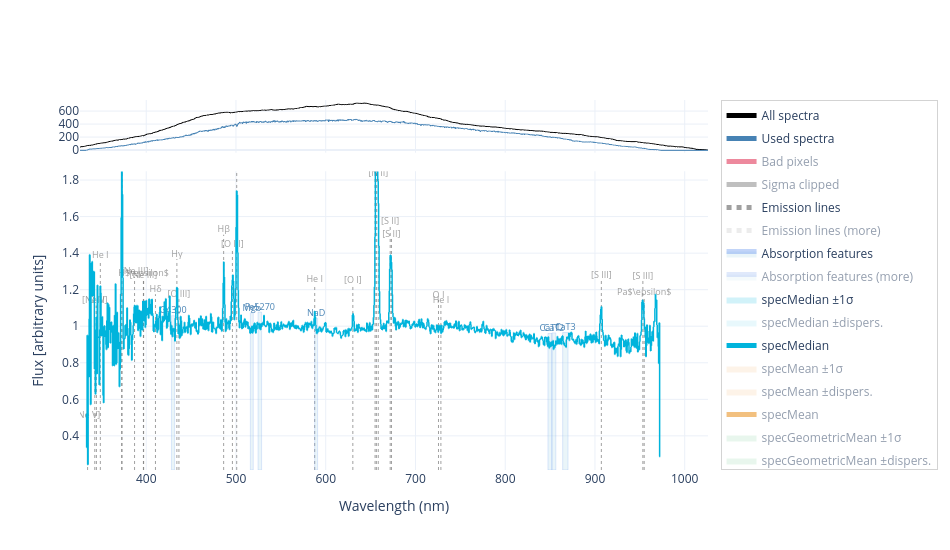
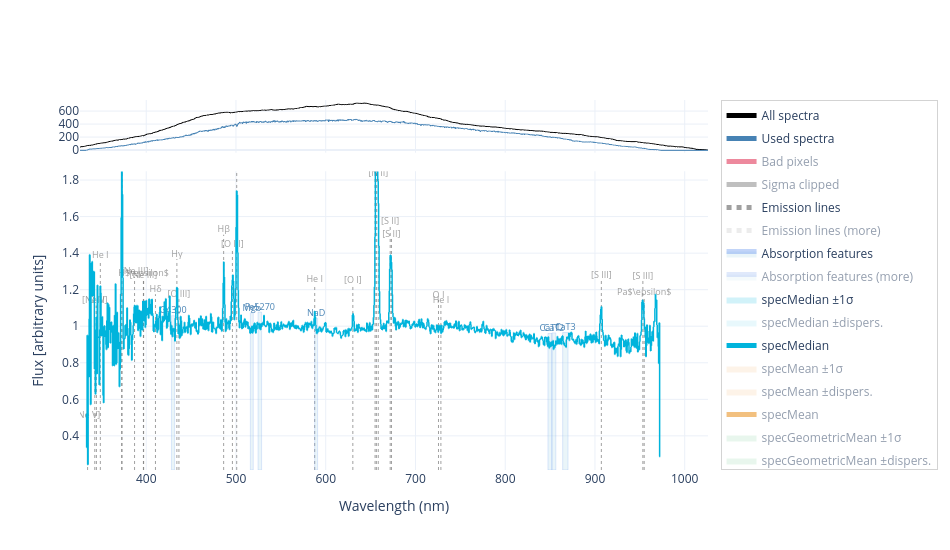

Write notebook code for charts like these, in order.
### Code cell
plotting(name_stack, width=950, height=550)

### Figure 1 — Plotly figure (JSON) as saved in the notebook; plotly's stock layout.template omitted (floating-point values rounded to 4 significant figures; data arrays with more than 128 entries replaced by an {"elided": "..."} marker saying what was removed)
{"data": [{"hovertemplate": "λ = %{x:.2f} nm<br>N = %{y:.0f}<extra>All spectra</extra>", "legendgroup": "All spectra", "line": {"color": "black", "width": 1}, "mode": "lines", "name": "All spectra", "showlegend": true, "type": "scattergl", "visible": true, "x": {"elided": "2625 float values"}, "xaxis": "x", "y": {"elided": "2625 float values"}, "yaxis": "y"}, {"hovertemplate": "λ = %{x:.2f} nm<br>N = %{y:.0f}<extra>Used spectra</extra>", "legendgroup": "Used spectra", "line": {"color": "steelblue", "width": 1}, "mode": "lines", "name": "Used spectra", "showlegend": true, "type": "scattergl", "visible": true, "x": {"elided": "2625 float values"}, "xaxis": "x", "y": {"elided": "2625 float values"}, "yaxis": "y"}, {"hovertemplate": "λ = %{x:.2f} nm<br>N = %{y:.0f}<extra>Bad pixels</extra>", "legendgroup": "Bad pixels", "line": {"color": "crimson", "width": 1}, "mode": "lines", "name": "Bad pixels", "showlegend": true, "type": "scattergl", "visible": "legendonly", "x": {"elided": "2625 float values"}, "xaxis": "x", "y": {"elided": "2625 float values"}, "yaxis": "y"}, {"hovertemplate": "λ = %{x:.2f} nm<br>N = %{y:.0f}<extra>Sigma clipped</extra>", "legendgroup": "Sigma clipped", "line": {"color": "grey", "width": 1}, "mode": "lines", "name": "Sigma clipped", "showlegend": true, "type": "scattergl", "visible": "legendonly", "x": {"elided": "2625 float values"}, "xaxis": "x", "y": {"elided": "2625 float values"}, "yaxis": "y"}, {"hoverinfo": "skip", "legendgroup": "Emission lines", "line": {"color": "rgba(120,120,120,0.7)", "dash": "dot", "width": 1}, "mode": "lines", "name": "Emission lines", "showlegend": true, "type": "scatter", "visible": true, "x": [334.7, 334.7, null, 342.7, 342.7, null, 344.5, 344.5, null, 348.9, 348.9, null, 372.7, 372.7, null, 373.0, 373.0, null, 387.0, 387.0, null, 396.9, 396.9, null, 397.1, 397.1, null, 410.3, 410.3, null, 434.2, 434.2, null, 436.4, 436.4, null, 486.3, 486.3, null, 496.0, 496.0, null, 500.8, 500.8, null, 587.7, 587.7, null, 630.2, 630.2, null, 655.0, 655.0, null, 656.5, 656.5, null, 658.5, 658.5, null, 671.8, 671.8, null, 673.3, 673.3, null, 725.6, 725.6, null, 728.3, 728.3, null, 907.1, 907.1, null, 953.4, 953.4, null, 954.9, 954.9, null, 982.7, 982.7, null, 985.3, 985.3, null, 1005.0, 1005.0, null], "xaxis": "x2", "y": [0.2132, 0.4844, null, 0.2132, 1.113, null, 0.2132, 1.113, null, 0.2132, 1.359, null, 0.2132, 2.099, null, 0.2132, 1.959, null, 0.2132, 1.271, null, 0.2132, 1.253, null, 0.2132, 1.261, null, 0.2132, 1.175, null, 0.2132, 1.368, null, 0.2132, 1.148, null, 0.2132, 1.501, null, 0.2132, 1.422, null, 0.2132, 1.89, null, 0.2132, 1.228, null, 0.2132, 1.226, null, 0.2132, 1.862, null, 0.2132, 3.27, null, 0.2132, 1.807, null, 0.2132, 1.546, null, 0.2132, 1.477, null, 0.2132, 1.144, null, 0.2132, 1.116, null, 0.2132, 1.251, null, 0.2132, 1.248, null, 0.2132, 1.156, null, 0.2132, null, null, 0.2132, null, null, 0.2132, null, null], "yaxis": "y2"}, {"hovertemplate": ["<b>[Ne V]</b><br>λ = 334.68 nm<extra></extra>", "<b>[Ne V]</b><br>λ = 342.69 nm<extra></extra>", "<b>O III</b><br>λ = 344.50 nm<extra></extra>", "<b>He I</b><br>λ = 348.87 nm<extra></extra>", "<b>[O II]</b><br>λ = 372.71 nm<extra></extra>", "<b>[O II]</b><br>λ = 372.99 nm<extra></extra>", "<b>[Ne III]</b><br>λ = 386.99 nm<extra></extra>", "<b>[Ne III]</b><br>λ = 396.86 nm<extra></extra>", "<b>H$\\epsilon$</b><br>λ = 397.12 nm<extra></extra>", "<b>Hδ</b><br>λ = 410.29 nm<extra></extra>", "<b>Hγ</b><br>λ = 434.17 nm<extra></extra>", "<b>[O III]</b><br>λ = 436.44 nm<extra></extra>", "<b>Hβ</b><br>λ = 486.27 nm<extra></extra>", "<b>[O III]</b><br>λ = 496.03 nm<extra></extra>", "<b>[O III]</b><br>λ = 500.82 nm<extra></extra>", "<b>He I</b><br>λ = 587.73 nm<extra></extra>", "<b>[O I]</b><br>λ = 630.20 nm<extra></extra>", "<b>[N II]</b><br>λ = 654.99 nm<extra></extra>", "<b>Hα</b><br>λ = 656.46 nm<extra></extra>", "<b>[N II]</b><br>λ = 658.53 nm<extra></extra>", "<b>[S II]</b><br>λ = 671.83 nm<extra></extra>", "<b>[S II]</b><br>λ = 673.27 nm<extra></extra>", "<b>O I</b><br>λ = 725.64 nm<extra></extra>", "<b>He I</b><br>λ = 728.34 nm<extra></extra>", "<b>[S III]</b><br>λ = 907.11 nm<extra></extra>", "<b>[S III]</b><br>λ = 953.37 nm<extra></extra>", "<b>Pa$\\epsilon$</b><br>λ = 954.86 nm<extra></extra>", "<b>[C I]</b><br>λ = 982.68 nm<extra></extra>", "<b>[C I]</b><br>λ = 985.30 nm<extra></extra>", "<b>Paδ</b><br>λ = 1005.21 nm<extra></extra>"], "legendgroup": "Emission lines", "mode": "text", "name": "Emission lines", "showlegend": false, "text": ["[Ne V]", "[Ne V]", "O III", "He I", "[O II]", "[O II]", "[Ne III]", "[Ne III]", "H$\\epsilon$", "Hδ", "Hγ", "[O III]", "Hβ", "[O III]", "[O III]", "He I", "[O I]", "[N II]", "Hα", "[N II]", "[S II]", "[S II]", "O I", "He I", "[S III]", "[S III]", "Pa$\\epsilon$", "[C I]", "[C I]", "Paδ"], "textfont": {"color": "rgba(120,120,120,0.7)", "size": 9}, "textposition": "top center", "type": "scatter", "visible": true, "x": [334.7, 342.7, 344.5, 348.9, 372.7, 373.0, 387.0, 396.9, 397.1, 410.3, 434.2, 436.4, 486.3, 496.0, 500.8, 587.7, 630.2, 655.0, 656.5, 658.5, 671.8, 673.3, 725.6, 728.3, 907.1, 953.4, 954.9, 982.7, 985.3, 1005.0], "xaxis": "x2", "y": [0.4844, 1.113, 1.113, 1.359, 2.099, 1.959, 1.271, 1.253, 1.261, 1.175, 1.368, 1.148, 1.501, 1.422, 1.89, 1.228, 1.226, 1.862, 3.27, 1.807, 1.546, 1.477, 1.144, 1.116, 1.251, 1.248, 1.156, null, null, null], "yaxis": "y2"}, {"hoverinfo": "skip", "legendgroup": "Emission lines (more)", "line": {"color": "rgba(180,180,180,0.5)", "dash": "dot", "width": 1}, "mode": "lines", "name": "Emission lines (more)", "showlegend": true, "type": "scatter", "visible": "legendonly", "x": {"elided": "432 float values"}, "xaxis": "x2", "y": {"elided": "432 float values"}, "yaxis": "y2"}, {"hovertemplate": {"elided": "144 str values"}, "legendgroup": "Emission lines (more)", "mode": "text", "name": "Emission lines (more)", "showlegend": false, "text": {"elided": "144 str values"}, "textfont": {"color": "rgba(180,180,180,0.5)", "size": 9}, "textposition": "top center", "type": "scatter", "visible": "legendonly", "x": {"elided": "144 float values"}, "xaxis": "x2", "y": {"elided": "144 float values"}, "yaxis": "y2"}, {"fill": "toself", "fillcolor": "rgba(173,216,230,0.25)", "hoverinfo": "skip", "legendgroup": "Absorption features", "line": {"color": "rgba(100,149,237,0.4)", "width": 0.5}, "mode": "lines", "name": "Absorption features", "showlegend": true, "type": "scatter", "visible": true, "x": [428.1, 431.6, 431.6, 428.1, 428.1, null, 516.0, 519.3, 519.3, 516.0, 516.0, null, 524.6, 528.6, 528.6, 524.6, 524.6, null, 587.7, 590.9, 590.9, 587.7, 587.7, null, 847.6, 852, 852, 847.6, 847.6, null, 852, 856.4, 856.4, 852, 852, null, 864, 870, 870, 864, 864, null], "xaxis": "x2", "y": [0.2132, 0.2132, 1.058, 1.058, 0.2132, null, 0.2132, 0.2132, 1.073, 1.073, 0.2132, null, 0.2132, 0.2132, 1.077, 1.077, 0.2132, null, 0.2132, 0.2132, 1.043, 1.043, 0.2132, null, 0.2132, 0.2132, 0.9602, 0.9602, 0.2132, null, 0.2132, 0.2132, 0.9635, 0.9635, 0.2132, null, 0.2132, 0.2132, 0.9656, 0.9656, 0.2132, null], "yaxis": "y2"}, {"hovertemplate": ["<b>G4300</b><br>λ = 429.89 nm<extra></extra>", "<b>Mgb</b><br>λ = 517.64 nm<extra></extra>", "<b>Fe5270</b><br>λ = 526.56 nm<extra></extra>", "<b>NaD</b><br>λ = 589.31 nm<extra></extra>", "<b>CaT1</b><br>λ = 849.80 nm<extra></extra>", "<b>CaT2</b><br>λ = 854.20 nm<extra></extra>", "<b>CaT3</b><br>λ = 867.00 nm<extra></extra>"], "legendgroup": "Absorption features", "mode": "text", "name": "Absorption features", "showlegend": false, "text": ["G4300", "Mgb", "Fe5270", "NaD", "CaT1", "CaT2", "CaT3"], "textfont": {"color": "steelblue", "size": 9}, "textposition": "top center", "type": "scatter", "visible": true, "x": [429.9, 517.6, 526.6, 589.3, 849.8, 854.2, 867], "xaxis": "x2", "y": [1.058, 1.073, 1.077, 1.043, 0.9602, 0.9635, 0.9656], "yaxis": "y2"}, {"fill": "toself", "fillcolor": "rgba(173,216,230,0.25)", "hoverinfo": "skip", "legendgroup": "Absorption features (more)", "line": {"color": "rgba(100,149,237,0.4)", "width": 0.5}, "mode": "lines", "name": "Absorption features (more)", "showlegend": true, "type": "scatter", "visible": "legendonly", "x": [422.2, 423.5, 423.5, 422.2, 422.2, null, 436.9, 442.0, 442.0, 436.9, 436.9, null, 445.2, 447.5, 447.5, 445.2, 445.2, null, 451.4, 455.9, 455.9, 451.4, 451.4, null, 463.4, 472.0, 472.0, 463.4, 463.4, null, 497.8, 505.4, 505.4, 497.8, 497.8, null, 506.9, 513.4, 513.4, 506.9, 506.9, null, 515.4, 519.7, 519.7, 515.4, 515.4, null, 531.2, 535.2, 535.2, 531.2, 531.2, null, 538.8, 541.5, 541.5, 538.8, 538.8, null, 569.7, 572.0, 572.0, 569.7, 569.7, null, 577.7, 579.7, 579.7, 577.7, 577.7, null, 593.7, 599.4, 599.4, 593.7, 593.7, null, 619.0, 627.2, 627.2, 619.0, 619.0, null, 917, 947, 947, 917, 917, null], "xaxis": "x2", "y": [0.2132, 0.2132, 1.064, 1.064, 0.2132, null, 0.2132, 0.2132, 1.029, 1.029, 0.2132, null, 0.2132, 0.2132, 1.05, 1.05, 0.2132, null, 0.2132, 0.2132, 1.093, 1.093, 0.2132, null, 0.2132, 0.2132, 1.065, 1.065, 0.2132, null, 0.2132, 0.2132, 1.53, 1.53, 0.2132, null, 0.2132, 0.2132, 1.072, 1.072, 0.2132, null, 0.2132, 0.2132, 1.068, 1.068, 0.2132, null, 0.2132, 0.2132, 1.071, 1.071, 0.2132, null, 0.2132, 0.2132, 1.054, 1.054, 0.2132, null, 0.2132, 0.2132, 1.06, 1.06, 0.2132, null, 0.2132, 0.2132, 1.061, 1.061, 0.2132, null, 0.2132, 0.2132, 1.056, 1.056, 0.2132, null, 0.2132, 0.2132, 1.033, 1.033, 0.2132, null, 0.2132, 0.2132, 0.9648, 0.9648, 0.2132, null], "yaxis": "y2"}, {"hovertemplate": ["<b>Ca4227</b><br>λ = 422.85 nm<extra></extra>", "<b>Fe4383</b><br>λ = 439.48 nm<extra></extra>", "<b>Ca4455</b><br>λ = 446.34 nm<extra></extra>", "<b>Fe4531</b><br>λ = 453.68 nm<extra></extra>", "<b>Fe4668</b><br>λ = 467.71 nm<extra></extra>", "<b>Fe5015</b><br>λ = 501.59 nm<extra></extra>", "<b>Mg1</b><br>λ = 510.16 nm<extra></extra>", "<b>Mg2</b><br>λ = 517.54 nm<extra></extra>", "<b>Fe5335</b><br>λ = 533.21 nm<extra></extra>", "<b>Fe5406</b><br>λ = 540.12 nm<extra></extra>", "<b>Fe5709</b><br>λ = 570.85 nm<extra></extra>", "<b>Fe5782</b><br>λ = 578.66 nm<extra></extra>", "<b>TiO1</b><br>λ = 596.54 nm<extra></extra>", "<b>TiO2</b><br>λ = 623.09 nm<extra></extra>", "<b>ZrO</b><br>λ = 932.00 nm<extra></extra>"], "legendgroup": "Absorption features (more)", "mode": "text", "name": "Absorption features (more)", "showlegend": false, "text": ["Ca4227", "Fe4383", "Ca4455", "Fe4531", "Fe4668", "Fe5015", "Mg1", "Mg2", "Fe5335", "Fe5406", "Fe5709", "Fe5782", "TiO1", "TiO2", "ZrO"], "textfont": {"color": "steelblue", "size": 9}, "textposition": "top center", "type": "scatter", "visible": "legendonly", "x": [422.9, 439.5, 446.3, 453.7, 467.7, 501.6, 510.2, 517.5, 533.2, 540.1, 570.9, 578.7, 596.5, 623.1, 932], "xaxis": "x2", "y": [1.064, 1.029, 1.05, 1.093, 1.065, 1.53, 1.072, 1.068, 1.071, 1.054, 1.06, 1.061, 1.056, 1.033, 0.9648], "yaxis": "y2"}, {"hoverinfo": "skip", "legendgroup": "specMedian_error", "line": {"color": "rgba(0,0,0,0)"}, "mode": "lines", "showlegend": false, "type": "scattergl", "visible": true, "x": {"elided": "2625 float values"}, "xaxis": "x2", "y": {"elided": "2625 float values"}, "yaxis": "y2"}, {"fill": "tonexty", "fillcolor": "rgba(0, 180, 220, 0.18)", "hoverinfo": "skip", "legendgroup": "specMedian_error", "line": {"color": "rgba(0,0,0,0)"}, "mode": "lines", "name": "specMedian ±1σ", "showlegend": true, "type": "scattergl", "visible": true, "x": {"elided": "2625 float values"}, "xaxis": "x2", "y": {"elided": "2625 float values"}, "yaxis": "y2"}, {"hoverinfo": "skip", "legendgroup": "specMedian_dispersion", "line": {"color": "rgba(0,0,0,0)"}, "mode": "lines", "showlegend": false, "type": "scattergl", "visible": "legendonly", "x": {"elided": "2625 float values"}, "xaxis": "x2", "y": {"elided": "2625 float values"}, "yaxis": "y2"}, {"fill": "tonexty", "fillcolor": "rgba(0, 180, 220, 0.18)", "hoverinfo": "skip", "legendgroup": "specMedian_dispersion", "line": {"color": "rgba(0,0,0,0)"}, "mode": "lines", "name": "specMedian ±dispers.", "showlegend": true, "type": "scattergl", "visible": "legendonly", "x": {"elided": "2625 float values"}, "xaxis": "x2", "y": {"elided": "2625 float values"}, "yaxis": "y2"}, {"hovertemplate": "λ = %{x:.2f} nm<br>Flux = %{y:.4g}<extra>specMedian</extra>", "legendgroup": "specMedian", "line": {"color": "rgba(0, 180, 220, 1)", "width": 1.5}, "mode": "lines", "name": "specMedian", "showlegend": true, "type": "scattergl", "visible": true, "x": {"elided": "2625 float values"}, "xaxis": "x2", "y": {"elided": "2625 float values"}, "yaxis": "y2"}, {"hoverinfo": "skip", "legendgroup": "specMean_error", "line": {"color": "rgba(0,0,0,0)"}, "mode": "lines", "showlegend": false, "type": "scattergl", "visible": "legendonly", "x": {"elided": "2625 float values"}, "xaxis": "x2", "y": {"elided": "2625 float values"}, "yaxis": "y2"}, {"fill": "tonexty", "fillcolor": "rgba(230, 130, 0, 0.18)", "hoverinfo": "skip", "legendgroup": "specMean_error", "line": {"color": "rgba(0,0,0,0)"}, "mode": "lines", "name": "specMean ±1σ", "showlegend": true, "type": "scattergl", "visible": "legendonly", "x": {"elided": "2625 float values"}, "xaxis": "x2", "y": {"elided": "2625 float values"}, "yaxis": "y2"}, {"hoverinfo": "skip", "legendgroup": "specMean_dispersion", "line": {"color": "rgba(0,0,0,0)"}, "mode": "lines", "showlegend": false, "type": "scattergl", "visible": "legendonly", "x": {"elided": "2625 float values"}, "xaxis": "x2", "y": {"elided": "2625 float values"}, "yaxis": "y2"}, {"fill": "tonexty", "fillcolor": "rgba(230, 130, 0, 0.18)", "hoverinfo": "skip", "legendgroup": "specMean_dispersion", "line": {"color": "rgba(0,0,0,0)"}, "mode": "lines", "name": "specMean ±dispers.", "showlegend": true, "type": "scattergl", "visible": "legendonly", "x": {"elided": "2625 float values"}, "xaxis": "x2", "y": {"elided": "2625 float values"}, "yaxis": "y2"}, {"hovertemplate": "λ = %{x:.2f} nm<br>Flux = %{y:.4g}<extra>specMean</extra>", "legendgroup": "specMean", "line": {"color": "rgba(230, 130, 0, 1)", "width": 1.5}, "mode": "lines", "name": "specMean", "showlegend": true, "type": "scattergl", "visible": "legendonly", "x": {"elided": "2625 float values"}, "xaxis": "x2", "y": {"elided": "2625 float values"}, "yaxis": "y2"}, {"hoverinfo": "skip", "legendgroup": "specGeometricMean_error", "line": {"color": "rgba(0,0,0,0)"}, "mode": "lines", "showlegend": false, "type": "scattergl", "visible": "legendonly", "x": {"elided": "2625 float values"}, "xaxis": "x2", "y": {"elided": "2625 float values"}, "yaxis": "y2"}, {"fill": "tonexty", "fillcolor": "rgba(0, 160, 60, 0.18)", "hoverinfo": "skip", "legendgroup": "specGeometricMean_error", "line": {"color": "rgba(0,0,0,0)"}, "mode": "lines", "name": "specGeometricMean ±1σ", "showlegend": true, "type": "scattergl", "visible": "legendonly", "x": {"elided": "2625 float values"}, "xaxis": "x2", "y": {"elided": "2625 float values"}, "yaxis": "y2"}, {"hoverinfo": "skip", "legendgroup": "specGeometricMean_dispersion", "line": {"color": "rgba(0,0,0,0)"}, "mode": "lines", "showlegend": false, "type": "scattergl", "visible": "legendonly", "x": {"elided": "2625 float values"}, "xaxis": "x2", "y": {"elided": "2625 float values"}, "yaxis": "y2"}, {"fill": "tonexty", "fillcolor": "rgba(0, 160, 60, 0.18)", "hoverinfo": "skip", "legendgroup": "specGeometricMean_dispersion", "line": {"color": "rgba(0,0,0,0)"}, "mode": "lines", "name": "specGeometricMean ±dispers.", "showlegend": true, "type": "scattergl", "visible": "legendonly", "x": {"elided": "2625 float values"}, "xaxis": "x2", "y": {"elided": "2625 float values"}, "yaxis": "y2"}, {"hovertemplate": "λ = %{x:.2f} nm<br>Flux = %{y:.4g}<extra>specGeometricMean</extra>", "legendgroup": "specGeometricMean", "line": {"color": "rgba(0, 160, 60, 1)", "width": 1.5}, "mode": "lines", "name": "specGeometricMean", "showlegend": true, "type": "scattergl", "visible": "legendonly", "x": {"elided": "2625 float values"}, "xaxis": "x2", "y": {"elided": "2625 float values"}, "yaxis": "y2"}, {"hoverinfo": "skip", "legendgroup": "specWeightedMean_error", "line": {"color": "rgba(0,0,0,0)"}, "mode": "lines", "showlegend": false, "type": "scattergl", "visible": "legendonly", "x": {"elided": "2625 float values"}, "xaxis": "x2", "y": {"elided": "2625 float values"}, "yaxis": "y2"}, {"fill": "tonexty", "fillcolor": "rgba(140, 0, 180, 0.18)", "hoverinfo": "skip", "legendgroup": "specWeightedMean_error", "line": {"color": "rgba(0,0,0,0)"}, "mode": "lines", "name": "specWeightedMean ±1σ", "showlegend": true, "type": "scattergl", "visible": "legendonly", "x": {"elided": "2625 float values"}, "xaxis": "x2", "y": {"elided": "2625 float values"}, "yaxis": "y2"}, {"hoverinfo": "skip", "legendgroup": "specWeightedMean_dispersion", "line": {"color": "rgba(0,0,0,0)"}, "mode": "lines", "showlegend": false, "type": "scattergl", "visible": "legendonly", "x": {"elided": "2625 float values"}, "xaxis": "x2", "y": {"elided": "2625 float values"}, "yaxis": "y2"}, {"fill": "tonexty", "fillcolor": "rgba(140, 0, 180, 0.18)", "hoverinfo": "skip", "legendgroup": "specWeightedMean_dispersion", "line": {"color": "rgba(0,0,0,0)"}, "mode": "lines", "name": "specWeightedMean ±dispers.", "showlegend": true, "type": "scattergl", "visible": "legendonly", "x": {"elided": "2625 float values"}, "xaxis": "x2", "y": {"elided": "2625 float values"}, "yaxis": "y2"}, {"hovertemplate": "λ = %{x:.2f} nm<br>Flux = %{y:.4g}<extra>specWeightedMean</extra>", "legendgroup": "specWeightedMean", "line": {"color": "rgba(140, 0, 180, 1)", "width": 1.5}, "mode": "lines", "name": "specWeightedMean", "showlegend": true, "type": "scattergl", "visible": "legendonly", "x": {"elided": "2625 float values"}, "xaxis": "x2", "y": {"elided": "2625 float values"}, "yaxis": "y2"}], "layout": {"height": 550, "hoverlabel": {"bgcolor": "white", "font": {"size": 12}}, "legend": {"bordercolor": "lightgrey", "borderwidth": 1, "groupclick": "togglegroup", "itemsizing": "constant", "orientation": "v", "tracegroupgap": 4, "x": 1.02, "xanchor": "left", "y": 1, "yanchor": "top"}, "margin": {"r": 200}, "uirevision": "constant", "width": 950, "xaxis": {"anchor": "y", "domain": [0, 1], "matches": "x2", "range": [326.2, 1026.0], "showticklabels": false}, "xaxis2": {"anchor": "y2", "domain": [0, 1], "range": [326.2, 1026.0], "title": {"text": "Wavelength (nm)"}}, "yaxis": {"anchor": "x", "domain": [0.8575, 1]}, "yaxis2": {"anchor": "x2", "domain": [0, 0.8075], "range": [0.2132, 1.848], "title": {"text": "Flux [arbitrary units]"}}}}

### Figure 2 — Plotly figure (JSON) as saved in the notebook; plotly's stock layout.template omitted (floating-point values rounded to 4 significant figures; data arrays with more than 128 entries replaced by an {"elided": "..."} marker saying what was removed)
{"data": [{"hovertemplate": "λ = %{x:.2f} nm<br>N = %{y:.0f}<extra>All spectra</extra>", "legendgroup": "All spectra", "line": {"color": "black", "width": 1}, "mode": "lines", "name": "All spectra", "showlegend": true, "type": "scattergl", "visible": true, "x": {"elided": "2625 float values"}, "xaxis": "x", "y": {"elided": "2625 float values"}, "yaxis": "y"}, {"hovertemplate": "λ = %{x:.2f} nm<br>N = %{y:.0f}<extra>Used spectra</extra>", "legendgroup": "Used spectra", "line": {"color": "steelblue", "width": 1}, "mode": "lines", "name": "Used spectra", "showlegend": true, "type": "scattergl", "visible": true, "x": {"elided": "2625 float values"}, "xaxis": "x", "y": {"elided": "2625 float values"}, "yaxis": "y"}, {"hovertemplate": "λ = %{x:.2f} nm<br>N = %{y:.0f}<extra>Bad pixels</extra>", "legendgroup": "Bad pixels", "line": {"color": "crimson", "width": 1}, "mode": "lines", "name": "Bad pixels", "showlegend": true, "type": "scattergl", "visible": "legendonly", "x": {"elided": "2625 float values"}, "xaxis": "x", "y": {"elided": "2625 float values"}, "yaxis": "y"}, {"hovertemplate": "λ = %{x:.2f} nm<br>N = %{y:.0f}<extra>Sigma clipped</extra>", "legendgroup": "Sigma clipped", "line": {"color": "grey", "width": 1}, "mode": "lines", "name": "Sigma clipped", "showlegend": true, "type": "scattergl", "visible": "legendonly", "x": {"elided": "2625 float values"}, "xaxis": "x", "y": {"elided": "2625 float values"}, "yaxis": "y"}, {"hoverinfo": "skip", "legendgroup": "Emission lines", "line": {"color": "rgba(120,120,120,0.7)", "dash": "dot", "width": 1}, "mode": "lines", "name": "Emission lines", "showlegend": true, "type": "scatter", "visible": true, "x": [334.7, 334.7, null, 342.7, 342.7, null, 344.5, 344.5, null, 348.9, 348.9, null, 372.7, 372.7, null, 373.0, 373.0, null, 387.0, 387.0, null, 396.9, 396.9, null, 397.1, 397.1, null, 410.3, 410.3, null, 434.2, 434.2, null, 436.4, 436.4, null, 486.3, 486.3, null, 496.0, 496.0, null, 500.8, 500.8, null, 587.7, 587.7, null, 630.2, 630.2, null, 655.0, 655.0, null, 656.5, 656.5, null, 658.5, 658.5, null, 671.8, 671.8, null, 673.3, 673.3, null, 725.6, 725.6, null, 728.3, 728.3, null, 907.1, 907.1, null, 953.4, 953.4, null, 954.9, 954.9, null, 982.7, 982.7, null, 985.3, 985.3, null, 1005.0, 1005.0, null], "xaxis": "x2", "y": [0.2132, 0.4844, null, 0.2132, 1.113, null, 0.2132, 1.113, null, 0.2132, 1.359, null, 0.2132, 2.099, null, 0.2132, 1.959, null, 0.2132, 1.271, null, 0.2132, 1.253, null, 0.2132, 1.261, null, 0.2132, 1.175, null, 0.2132, 1.368, null, 0.2132, 1.148, null, 0.2132, 1.501, null, 0.2132, 1.422, null, 0.2132, 1.89, null, 0.2132, 1.228, null, 0.2132, 1.226, null, 0.2132, 1.862, null, 0.2132, 3.27, null, 0.2132, 1.807, null, 0.2132, 1.546, null, 0.2132, 1.477, null, 0.2132, 1.144, null, 0.2132, 1.116, null, 0.2132, 1.251, null, 0.2132, 1.248, null, 0.2132, 1.156, null, 0.2132, null, null, 0.2132, null, null, 0.2132, null, null], "yaxis": "y2"}, {"hovertemplate": ["<b>[Ne V]</b><br>λ = 334.68 nm<extra></extra>", "<b>[Ne V]</b><br>λ = 342.69 nm<extra></extra>", "<b>O III</b><br>λ = 344.50 nm<extra></extra>", "<b>He I</b><br>λ = 348.87 nm<extra></extra>", "<b>[O II]</b><br>λ = 372.71 nm<extra></extra>", "<b>[O II]</b><br>λ = 372.99 nm<extra></extra>", "<b>[Ne III]</b><br>λ = 386.99 nm<extra></extra>", "<b>[Ne III]</b><br>λ = 396.86 nm<extra></extra>", "<b>H$\\epsilon$</b><br>λ = 397.12 nm<extra></extra>", "<b>Hδ</b><br>λ = 410.29 nm<extra></extra>", "<b>Hγ</b><br>λ = 434.17 nm<extra></extra>", "<b>[O III]</b><br>λ = 436.44 nm<extra></extra>", "<b>Hβ</b><br>λ = 486.27 nm<extra></extra>", "<b>[O III]</b><br>λ = 496.03 nm<extra></extra>", "<b>[O III]</b><br>λ = 500.82 nm<extra></extra>", "<b>He I</b><br>λ = 587.73 nm<extra></extra>", "<b>[O I]</b><br>λ = 630.20 nm<extra></extra>", "<b>[N II]</b><br>λ = 654.99 nm<extra></extra>", "<b>Hα</b><br>λ = 656.46 nm<extra></extra>", "<b>[N II]</b><br>λ = 658.53 nm<extra></extra>", "<b>[S II]</b><br>λ = 671.83 nm<extra></extra>", "<b>[S II]</b><br>λ = 673.27 nm<extra></extra>", "<b>O I</b><br>λ = 725.64 nm<extra></extra>", "<b>He I</b><br>λ = 728.34 nm<extra></extra>", "<b>[S III]</b><br>λ = 907.11 nm<extra></extra>", "<b>[S III]</b><br>λ = 953.37 nm<extra></extra>", "<b>Pa$\\epsilon$</b><br>λ = 954.86 nm<extra></extra>", "<b>[C I]</b><br>λ = 982.68 nm<extra></extra>", "<b>[C I]</b><br>λ = 985.30 nm<extra></extra>", "<b>Paδ</b><br>λ = 1005.21 nm<extra></extra>"], "legendgroup": "Emission lines", "mode": "text", "name": "Emission lines", "showlegend": false, "text": ["[Ne V]", "[Ne V]", "O III", "He I", "[O II]", "[O II]", "[Ne III]", "[Ne III]", "H$\\epsilon$", "Hδ", "Hγ", "[O III]", "Hβ", "[O III]", "[O III]", "He I", "[O I]", "[N II]", "Hα", "[N II]", "[S II]", "[S II]", "O I", "He I", "[S III]", "[S III]", "Pa$\\epsilon$", "[C I]", "[C I]", "Paδ"], "textfont": {"color": "rgba(120,120,120,0.7)", "size": 9}, "textposition": "top center", "type": "scatter", "visible": true, "x": [334.7, 342.7, 344.5, 348.9, 372.7, 373.0, 387.0, 396.9, 397.1, 410.3, 434.2, 436.4, 486.3, 496.0, 500.8, 587.7, 630.2, 655.0, 656.5, 658.5, 671.8, 673.3, 725.6, 728.3, 907.1, 953.4, 954.9, 982.7, 985.3, 1005.0], "xaxis": "x2", "y": [0.4844, 1.113, 1.113, 1.359, 2.099, 1.959, 1.271, 1.253, 1.261, 1.175, 1.368, 1.148, 1.501, 1.422, 1.89, 1.228, 1.226, 1.862, 3.27, 1.807, 1.546, 1.477, 1.144, 1.116, 1.251, 1.248, 1.156, null, null, null], "yaxis": "y2"}, {"hoverinfo": "skip", "legendgroup": "Emission lines (more)", "line": {"color": "rgba(180,180,180,0.5)", "dash": "dot", "width": 1}, "mode": "lines", "name": "Emission lines (more)", "showlegend": true, "type": "scatter", "visible": "legendonly", "x": {"elided": "432 float values"}, "xaxis": "x2", "y": {"elided": "432 float values"}, "yaxis": "y2"}, {"hovertemplate": {"elided": "144 str values"}, "legendgroup": "Emission lines (more)", "mode": "text", "name": "Emission lines (more)", "showlegend": false, "text": {"elided": "144 str values"}, "textfont": {"color": "rgba(180,180,180,0.5)", "size": 9}, "textposition": "top center", "type": "scatter", "visible": "legendonly", "x": {"elided": "144 float values"}, "xaxis": "x2", "y": {"elided": "144 float values"}, "yaxis": "y2"}, {"fill": "toself", "fillcolor": "rgba(173,216,230,0.25)", "hoverinfo": "skip", "legendgroup": "Absorption features", "line": {"color": "rgba(100,149,237,0.4)", "width": 0.5}, "mode": "lines", "name": "Absorption features", "showlegend": true, "type": "scatter", "visible": true, "x": [428.1, 431.6, 431.6, 428.1, 428.1, null, 516.0, 519.3, 519.3, 516.0, 516.0, null, 524.6, 528.6, 528.6, 524.6, 524.6, null, 587.7, 590.9, 590.9, 587.7, 587.7, null, 847.6, 852, 852, 847.6, 847.6, null, 852, 856.4, 856.4, 852, 852, null, 864, 870, 870, 864, 864, null], "xaxis": "x2", "y": [0.2132, 0.2132, 1.058, 1.058, 0.2132, null, 0.2132, 0.2132, 1.073, 1.073, 0.2132, null, 0.2132, 0.2132, 1.077, 1.077, 0.2132, null, 0.2132, 0.2132, 1.043, 1.043, 0.2132, null, 0.2132, 0.2132, 0.9602, 0.9602, 0.2132, null, 0.2132, 0.2132, 0.9635, 0.9635, 0.2132, null, 0.2132, 0.2132, 0.9656, 0.9656, 0.2132, null], "yaxis": "y2"}, {"hovertemplate": ["<b>G4300</b><br>λ = 429.89 nm<extra></extra>", "<b>Mgb</b><br>λ = 517.64 nm<extra></extra>", "<b>Fe5270</b><br>λ = 526.56 nm<extra></extra>", "<b>NaD</b><br>λ = 589.31 nm<extra></extra>", "<b>CaT1</b><br>λ = 849.80 nm<extra></extra>", "<b>CaT2</b><br>λ = 854.20 nm<extra></extra>", "<b>CaT3</b><br>λ = 867.00 nm<extra></extra>"], "legendgroup": "Absorption features", "mode": "text", "name": "Absorption features", "showlegend": false, "text": ["G4300", "Mgb", "Fe5270", "NaD", "CaT1", "CaT2", "CaT3"], "textfont": {"color": "steelblue", "size": 9}, "textposition": "top center", "type": "scatter", "visible": true, "x": [429.9, 517.6, 526.6, 589.3, 849.8, 854.2, 867], "xaxis": "x2", "y": [1.058, 1.073, 1.077, 1.043, 0.9602, 0.9635, 0.9656], "yaxis": "y2"}, {"fill": "toself", "fillcolor": "rgba(173,216,230,0.25)", "hoverinfo": "skip", "legendgroup": "Absorption features (more)", "line": {"color": "rgba(100,149,237,0.4)", "width": 0.5}, "mode": "lines", "name": "Absorption features (more)", "showlegend": true, "type": "scatter", "visible": "legendonly", "x": [422.2, 423.5, 423.5, 422.2, 422.2, null, 436.9, 442.0, 442.0, 436.9, 436.9, null, 445.2, 447.5, 447.5, 445.2, 445.2, null, 451.4, 455.9, 455.9, 451.4, 451.4, null, 463.4, 472.0, 472.0, 463.4, 463.4, null, 497.8, 505.4, 505.4, 497.8, 497.8, null, 506.9, 513.4, 513.4, 506.9, 506.9, null, 515.4, 519.7, 519.7, 515.4, 515.4, null, 531.2, 535.2, 535.2, 531.2, 531.2, null, 538.8, 541.5, 541.5, 538.8, 538.8, null, 569.7, 572.0, 572.0, 569.7, 569.7, null, 577.7, 579.7, 579.7, 577.7, 577.7, null, 593.7, 599.4, 599.4, 593.7, 593.7, null, 619.0, 627.2, 627.2, 619.0, 619.0, null, 917, 947, 947, 917, 917, null], "xaxis": "x2", "y": [0.2132, 0.2132, 1.064, 1.064, 0.2132, null, 0.2132, 0.2132, 1.029, 1.029, 0.2132, null, 0.2132, 0.2132, 1.05, 1.05, 0.2132, null, 0.2132, 0.2132, 1.093, 1.093, 0.2132, null, 0.2132, 0.2132, 1.065, 1.065, 0.2132, null, 0.2132, 0.2132, 1.53, 1.53, 0.2132, null, 0.2132, 0.2132, 1.072, 1.072, 0.2132, null, 0.2132, 0.2132, 1.068, 1.068, 0.2132, null, 0.2132, 0.2132, 1.071, 1.071, 0.2132, null, 0.2132, 0.2132, 1.054, 1.054, 0.2132, null, 0.2132, 0.2132, 1.06, 1.06, 0.2132, null, 0.2132, 0.2132, 1.061, 1.061, 0.2132, null, 0.2132, 0.2132, 1.056, 1.056, 0.2132, null, 0.2132, 0.2132, 1.033, 1.033, 0.2132, null, 0.2132, 0.2132, 0.9648, 0.9648, 0.2132, null], "yaxis": "y2"}, {"hovertemplate": ["<b>Ca4227</b><br>λ = 422.85 nm<extra></extra>", "<b>Fe4383</b><br>λ = 439.48 nm<extra></extra>", "<b>Ca4455</b><br>λ = 446.34 nm<extra></extra>", "<b>Fe4531</b><br>λ = 453.68 nm<extra></extra>", "<b>Fe4668</b><br>λ = 467.71 nm<extra></extra>", "<b>Fe5015</b><br>λ = 501.59 nm<extra></extra>", "<b>Mg1</b><br>λ = 510.16 nm<extra></extra>", "<b>Mg2</b><br>λ = 517.54 nm<extra></extra>", "<b>Fe5335</b><br>λ = 533.21 nm<extra></extra>", "<b>Fe5406</b><br>λ = 540.12 nm<extra></extra>", "<b>Fe5709</b><br>λ = 570.85 nm<extra></extra>", "<b>Fe5782</b><br>λ = 578.66 nm<extra></extra>", "<b>TiO1</b><br>λ = 596.54 nm<extra></extra>", "<b>TiO2</b><br>λ = 623.09 nm<extra></extra>", "<b>ZrO</b><br>λ = 932.00 nm<extra></extra>"], "legendgroup": "Absorption features (more)", "mode": "text", "name": "Absorption features (more)", "showlegend": false, "text": ["Ca4227", "Fe4383", "Ca4455", "Fe4531", "Fe4668", "Fe5015", "Mg1", "Mg2", "Fe5335", "Fe5406", "Fe5709", "Fe5782", "TiO1", "TiO2", "ZrO"], "textfont": {"color": "steelblue", "size": 9}, "textposition": "top center", "type": "scatter", "visible": "legendonly", "x": [422.9, 439.5, 446.3, 453.7, 467.7, 501.6, 510.2, 517.5, 533.2, 540.1, 570.9, 578.7, 596.5, 623.1, 932], "xaxis": "x2", "y": [1.064, 1.029, 1.05, 1.093, 1.065, 1.53, 1.072, 1.068, 1.071, 1.054, 1.06, 1.061, 1.056, 1.033, 0.9648], "yaxis": "y2"}, {"hoverinfo": "skip", "legendgroup": "specMedian_error", "line": {"color": "rgba(0,0,0,0)"}, "mode": "lines", "showlegend": false, "type": "scattergl", "visible": true, "x": {"elided": "2625 float values"}, "xaxis": "x2", "y": {"elided": "2625 float values"}, "yaxis": "y2"}, {"fill": "tonexty", "fillcolor": "rgba(0, 180, 220, 0.18)", "hoverinfo": "skip", "legendgroup": "specMedian_error", "line": {"color": "rgba(0,0,0,0)"}, "mode": "lines", "name": "specMedian ±1σ", "showlegend": true, "type": "scattergl", "visible": true, "x": {"elided": "2625 float values"}, "xaxis": "x2", "y": {"elided": "2625 float values"}, "yaxis": "y2"}, {"hoverinfo": "skip", "legendgroup": "specMedian_dispersion", "line": {"color": "rgba(0,0,0,0)"}, "mode": "lines", "showlegend": false, "type": "scattergl", "visible": "legendonly", "x": {"elided": "2625 float values"}, "xaxis": "x2", "y": {"elided": "2625 float values"}, "yaxis": "y2"}, {"fill": "tonexty", "fillcolor": "rgba(0, 180, 220, 0.18)", "hoverinfo": "skip", "legendgroup": "specMedian_dispersion", "line": {"color": "rgba(0,0,0,0)"}, "mode": "lines", "name": "specMedian ±dispers.", "showlegend": true, "type": "scattergl", "visible": "legendonly", "x": {"elided": "2625 float values"}, "xaxis": "x2", "y": {"elided": "2625 float values"}, "yaxis": "y2"}, {"hovertemplate": "λ = %{x:.2f} nm<br>Flux = %{y:.4g}<extra>specMedian</extra>", "legendgroup": "specMedian", "line": {"color": "rgba(0, 180, 220, 1)", "width": 1.5}, "mode": "lines", "name": "specMedian", "showlegend": true, "type": "scattergl", "visible": true, "x": {"elided": "2625 float values"}, "xaxis": "x2", "y": {"elided": "2625 float values"}, "yaxis": "y2"}, {"hoverinfo": "skip", "legendgroup": "specMean_error", "line": {"color": "rgba(0,0,0,0)"}, "mode": "lines", "showlegend": false, "type": "scattergl", "visible": "legendonly", "x": {"elided": "2625 float values"}, "xaxis": "x2", "y": {"elided": "2625 float values"}, "yaxis": "y2"}, {"fill": "tonexty", "fillcolor": "rgba(230, 130, 0, 0.18)", "hoverinfo": "skip", "legendgroup": "specMean_error", "line": {"color": "rgba(0,0,0,0)"}, "mode": "lines", "name": "specMean ±1σ", "showlegend": true, "type": "scattergl", "visible": "legendonly", "x": {"elided": "2625 float values"}, "xaxis": "x2", "y": {"elided": "2625 float values"}, "yaxis": "y2"}, {"hoverinfo": "skip", "legendgroup": "specMean_dispersion", "line": {"color": "rgba(0,0,0,0)"}, "mode": "lines", "showlegend": false, "type": "scattergl", "visible": "legendonly", "x": {"elided": "2625 float values"}, "xaxis": "x2", "y": {"elided": "2625 float values"}, "yaxis": "y2"}, {"fill": "tonexty", "fillcolor": "rgba(230, 130, 0, 0.18)", "hoverinfo": "skip", "legendgroup": "specMean_dispersion", "line": {"color": "rgba(0,0,0,0)"}, "mode": "lines", "name": "specMean ±dispers.", "showlegend": true, "type": "scattergl", "visible": "legendonly", "x": {"elided": "2625 float values"}, "xaxis": "x2", "y": {"elided": "2625 float values"}, "yaxis": "y2"}, {"hovertemplate": "λ = %{x:.2f} nm<br>Flux = %{y:.4g}<extra>specMean</extra>", "legendgroup": "specMean", "line": {"color": "rgba(230, 130, 0, 1)", "width": 1.5}, "mode": "lines", "name": "specMean", "showlegend": true, "type": "scattergl", "visible": "legendonly", "x": {"elided": "2625 float values"}, "xaxis": "x2", "y": {"elided": "2625 float values"}, "yaxis": "y2"}, {"hoverinfo": "skip", "legendgroup": "specGeometricMean_error", "line": {"color": "rgba(0,0,0,0)"}, "mode": "lines", "showlegend": false, "type": "scattergl", "visible": "legendonly", "x": {"elided": "2625 float values"}, "xaxis": "x2", "y": {"elided": "2625 float values"}, "yaxis": "y2"}, {"fill": "tonexty", "fillcolor": "rgba(0, 160, 60, 0.18)", "hoverinfo": "skip", "legendgroup": "specGeometricMean_error", "line": {"color": "rgba(0,0,0,0)"}, "mode": "lines", "name": "specGeometricMean ±1σ", "showlegend": true, "type": "scattergl", "visible": "legendonly", "x": {"elided": "2625 float values"}, "xaxis": "x2", "y": {"elided": "2625 float values"}, "yaxis": "y2"}, {"hoverinfo": "skip", "legendgroup": "specGeometricMean_dispersion", "line": {"color": "rgba(0,0,0,0)"}, "mode": "lines", "showlegend": false, "type": "scattergl", "visible": "legendonly", "x": {"elided": "2625 float values"}, "xaxis": "x2", "y": {"elided": "2625 float values"}, "yaxis": "y2"}, {"fill": "tonexty", "fillcolor": "rgba(0, 160, 60, 0.18)", "hoverinfo": "skip", "legendgroup": "specGeometricMean_dispersion", "line": {"color": "rgba(0,0,0,0)"}, "mode": "lines", "name": "specGeometricMean ±dispers.", "showlegend": true, "type": "scattergl", "visible": "legendonly", "x": {"elided": "2625 float values"}, "xaxis": "x2", "y": {"elided": "2625 float values"}, "yaxis": "y2"}, {"hovertemplate": "λ = %{x:.2f} nm<br>Flux = %{y:.4g}<extra>specGeometricMean</extra>", "legendgroup": "specGeometricMean", "line": {"color": "rgba(0, 160, 60, 1)", "width": 1.5}, "mode": "lines", "name": "specGeometricMean", "showlegend": true, "type": "scattergl", "visible": "legendonly", "x": {"elided": "2625 float values"}, "xaxis": "x2", "y": {"elided": "2625 float values"}, "yaxis": "y2"}, {"hoverinfo": "skip", "legendgroup": "specWeightedMean_error", "line": {"color": "rgba(0,0,0,0)"}, "mode": "lines", "showlegend": false, "type": "scattergl", "visible": "legendonly", "x": {"elided": "2625 float values"}, "xaxis": "x2", "y": {"elided": "2625 float values"}, "yaxis": "y2"}, {"fill": "tonexty", "fillcolor": "rgba(140, 0, 180, 0.18)", "hoverinfo": "skip", "legendgroup": "specWeightedMean_error", "line": {"color": "rgba(0,0,0,0)"}, "mode": "lines", "name": "specWeightedMean ±1σ", "showlegend": true, "type": "scattergl", "visible": "legendonly", "x": {"elided": "2625 float values"}, "xaxis": "x2", "y": {"elided": "2625 float values"}, "yaxis": "y2"}, {"hoverinfo": "skip", "legendgroup": "specWeightedMean_dispersion", "line": {"color": "rgba(0,0,0,0)"}, "mode": "lines", "showlegend": false, "type": "scattergl", "visible": "legendonly", "x": {"elided": "2625 float values"}, "xaxis": "x2", "y": {"elided": "2625 float values"}, "yaxis": "y2"}, {"fill": "tonexty", "fillcolor": "rgba(140, 0, 180, 0.18)", "hoverinfo": "skip", "legendgroup": "specWeightedMean_dispersion", "line": {"color": "rgba(0,0,0,0)"}, "mode": "lines", "name": "specWeightedMean ±dispers.", "showlegend": true, "type": "scattergl", "visible": "legendonly", "x": {"elided": "2625 float values"}, "xaxis": "x2", "y": {"elided": "2625 float values"}, "yaxis": "y2"}, {"hovertemplate": "λ = %{x:.2f} nm<br>Flux = %{y:.4g}<extra>specWeightedMean</extra>", "legendgroup": "specWeightedMean", "line": {"color": "rgba(140, 0, 180, 1)", "width": 1.5}, "mode": "lines", "name": "specWeightedMean", "showlegend": true, "type": "scattergl", "visible": "legendonly", "x": {"elided": "2625 float values"}, "xaxis": "x2", "y": {"elided": "2625 float values"}, "yaxis": "y2"}], "layout": {"height": 550, "hoverlabel": {"bgcolor": "white", "font": {"size": 12}}, "legend": {"bordercolor": "lightgrey", "borderwidth": 1, "groupclick": "togglegroup", "itemsizing": "constant", "orientation": "v", "tracegroupgap": 4, "x": 1.02, "xanchor": "left", "y": 1, "yanchor": "top"}, "margin": {"r": 200}, "uirevision": "constant", "width": 950, "xaxis": {"anchor": "y", "domain": [0, 1], "matches": "x2", "range": [326.2, 1026.0], "showticklabels": false}, "xaxis2": {"anchor": "y2", "domain": [0, 1], "range": [326.2, 1026.0], "title": {"text": "Wavelength (nm)"}}, "yaxis": {"anchor": "x", "domain": [0.8575, 1]}, "yaxis2": {"anchor": "x2", "domain": [0, 0.8075], "range": [0.2132, 1.848], "title": {"text": "Flux [arbitrary units]"}}}}
